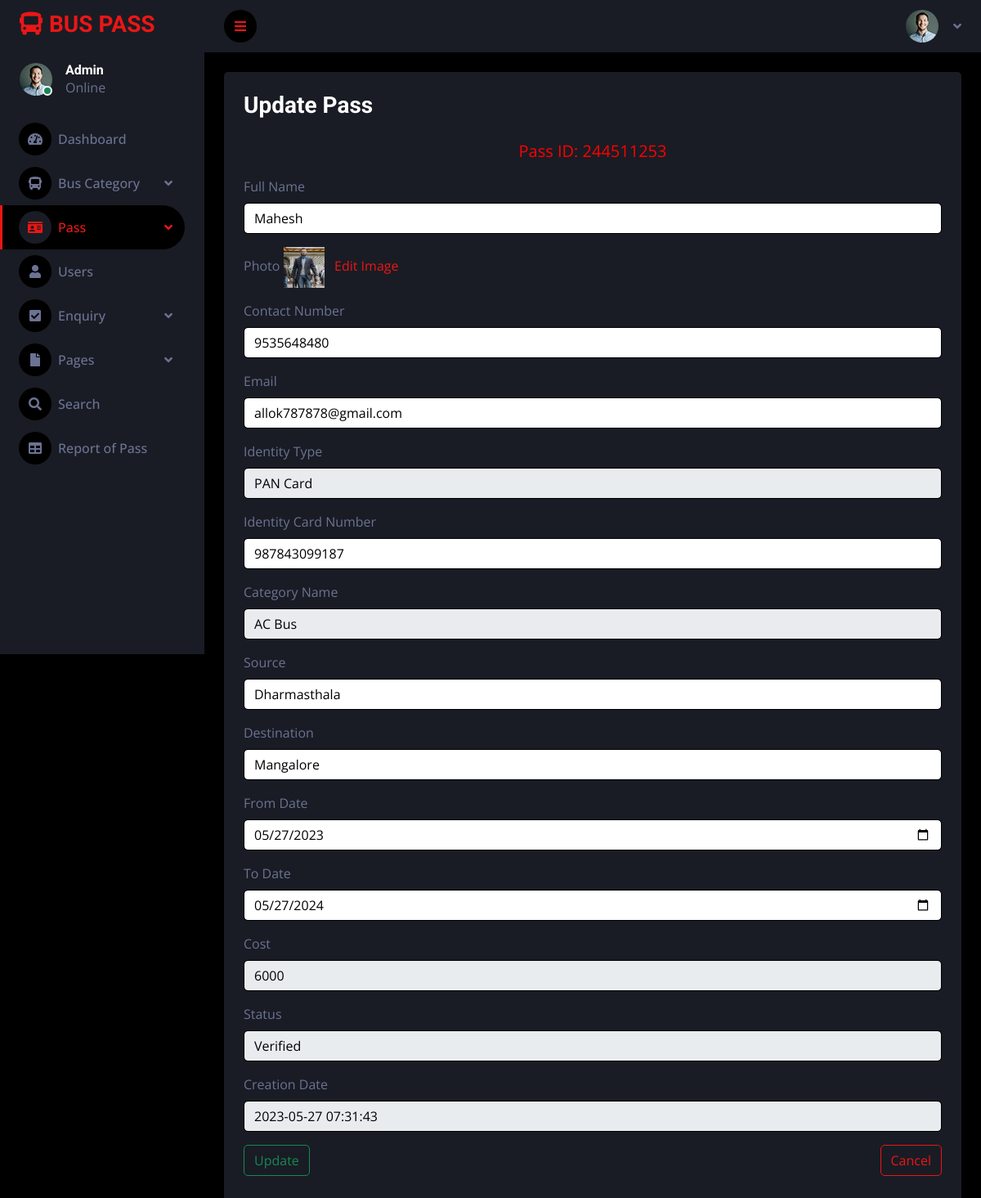
Page /admin/edit-pass-detail.php?editid=9 (signed in) on the committed database.
### tables this page shows
CREATE TABLE `tblpass` (
  `ID` int(10) NOT NULL,
  `PassNumber` varchar(200) DEFAULT NULL,
  `FullName` varchar(200) DEFAULT NULL,
  `ProfileImage` varchar(200) DEFAULT NULL,
  `ContactNumber` bigint(10) DEFAULT NULL,
  `Email` varchar(200) DEFAULT NULL,
  `IdentityType` varchar(200) DEFAULT NULL,
  `IdentityCardno` varchar(200) DEFAULT NULL,
  `Category` varchar(100) DEFAULT NULL,
  `Source` varchar(200) DEFAULT NULL,
  `Destination` varchar(200) DEFAULT NULL,
  `FromDate` varchar(200) DEFAULT NULL,
  `ToDate` varchar(200) DEFAULT NULL,
  `Cost` decimal(10,0) DEFAULT NULL,
  `Status` varchar(50) NOT NULL DEFAULT 'Pending',
  `Payment` varchar(100) NOT NULL DEFAULT 'Not Done',
  `PasscreationDate` timestamp NULL DEFAULT current_timestamp()
);

### admin/edit-pass-detail.php (the view, shortened to what this page needs)
<?php
include('includes/dbconnection.php');
if (strlen($_SESSION['bpmsaid']==0)) {
  header('location:logout.php');
  } else{
?>
<html>
<head>
    <link href="https://cdnjs.cloudflare.com/ajax/libs/font-awesome/5.10.0/css/all.min.css" rel="stylesheet">
    <link href="https://cdn.jsdelivr.net/npm/bootstrap-icons@1.4.1/font/bootstrap-icons.css" rel="stylesheet">
    <link href="lib/owlcarousel/assets/owl.carousel.min.css" rel="stylesheet">
    <link href="lib/tempusdominus/css/tempusdominus-bootstrap-4.min.css" rel="stylesheet" />
    <link href="css/bootstrap.min.css" rel="stylesheet">
    <link href="css/style.css" rel="stylesheet">
</head>
<body>
    <?php include('includes/sidebar2.php');?>
    <div class="content">
    <?php include_once('includes/header.php');?>
    <div class="container-fluid position-relative d-flex p-0">
        <div class="container-fluid pt-4 px-4">
        <div class="col-12">
        <div class="col-12">
                        <div class="bg-secondary rounded h-100 p-4">
                            <h3 class="mb-4">Update Pass</h3>
                            <form method="post">
                            <?php
$eid=$_GET['editid'];
$sql="SELECT * from  tblpass where ID=$eid";
$query = $dbh -> prepare($sql);
$query->execute();
$results=$query->fetchAll(PDO::FETCH_OBJ);
$cnt=1;
if($query->rowCount() > 0)
{
foreach($results as $row)
{               ?>
  <p colspan="6" style="font-size:20px;color:red;text-align: center;">Pass ID: <?php  echo ($row->PassNumber);?></p>
  <div class="mb-3"><label for="exampleInputfullname" class="form-label">Full Name</label>
  <input type="text" name="fullname" value="<?php  echo $row->FullName;?>" class="form-control" required='true'></div>
  <div class="mb-3"><label for="exampleInputphoto" class="form-label">Photo</label>
  <img src="images/<?php echo $row->ProfileImage;?>" width="50" height="50" value="<?php  echo $row->ProfileImage;?>">
  <a href="changeimage1.php?editid=<?php echo $row->ID;?>"> &nbsp; Edit Image</a> </div>
  <div class="mb-3"><label for="exampleInputcontact" class="form-label">Contact Number</label>
  <input type="text" name="cnumber" value="<?php  echo $row->ContactNumber;?>" class="form-control" required='true'></div>
  <div class="mb-3"><label for="exampleInputemail" class="form-label">Email</label>
  <input type="email" name="email" value="<?php  echo $row->Email;?>"  class="form-control" required='true'></div>
  <div class="mb-3"><label for="exampleInputIdentity" class="form-label">Identity Type</label>
  <select type="text" name="identitytype" value="" class="form-control" required='true'>
    <option value="<?php  echo $row->IdentityType;?>"><?php  echo $row->IdentityType;?></option>
  </select></div>
  <div class="mb-3"><label for="exampleInputIdentitynumber" class="form-label">Identity Card Number</label>
  <input type="text" name="icnum" value="<?php  echo $row->IdentityCardno;?>" class="form-control" required='true'></div>
  <div class="mb-3"><label for="exampleInputcategory" class="form-label">Category Name</label>
  <select type="text" name="category" value="" class="form-control" required='true'>
     <option value="<?php  echo $row->Category;?>"><?php  echo $row->Category;?></option>
   </select></div>
   <div class="mb-3"><label for="exampleInputsource" class="form-label">Source</label>
   <input type="text" name="source" value="<?php  echo $row->Source;?>" class="form-control" required='true'> </div>
   <div class="mb-3"><label for="exampleInputdest" class="form-label">Destination</label>
   <input type="text" name="destination" value="<?php  echo $row->Destination;?>" class="form-control" required='true'> </div>
   <div class="mb-3"><label for="exampleInputfdate" class="form-label">From Date</label>
   <input type="date" name="fromdate" value="<?php  echo $row->FromDate;?>" class="form-control" required='true'> </div>
   <div class="mb-3"><label for="exampleInputtdate" class="form-label">To Date</label>
   <input type="date" name="todate" value="<?php  echo $row->ToDate;?>" class="form-control" required='true'> </div>
   <div class="mb-3"><label for="exampleInputcost" class="form-label">Cost</label>
   <input type="text" name="cost" value="<?php  echo $row->Cost;?>" class="form-control" required='true' readonly="true"> </div>
   <div class="mb-3"><label for="exampleInputcost" class="form-label">Status</label>
   <select type="text" name="status" value="<?php  echo $row->Status;?>" class="form-control" required='true' readonly="true">
   <option value="Verified" readonly="true">Verified</option>
        </select></div>
   <div class="mb-3"><label for="exampleInputcreationdate" class="form-label">Creation Date</label>
   <input type="text" value="<?php  echo $row->PasscreationDate;?>" class="form-control" readonly='true'> </div>
   <?php $cnt=$cnt+1;}} ?>
   <p style="text-align:left;"><button type="submit"  class="btn btn-outline-success" name="submit" id="submit">Update</button>
   <a  style="float: right" class="btn btn-outline-primary" href="manage-pass.php" onclick="return confirm('Do you want to close ?');">Cancel</a></p>
   </form>
                          </div>
                        </div>
          </div>
          </div>
          </div>
</body>
</html>
<?php }  ?>

### admin/includes/sidebar2.php (shortened to what this page needs)
<?php
include('includes/dbconnection.php');
?>
<!DOCTYPE html>
<html lang="en">
<head>
    <link href="https://cdnjs.cloudflare.com/ajax/libs/font-awesome/5.10.0/css/all.min.css" rel="stylesheet">
    <link href="https://cdn.jsdelivr.net/npm/bootstrap-icons@1.4.1/font/bootstrap-icons.css" rel="stylesheet">
    <link href="lib/owlcarousel/assets/owl.carousel.min.css" rel="stylesheet">
    <link href="lib/tempusdominus/css/tempusdominus-bootstrap-4.min.css" rel="stylesheet" />
    <link href="css/bootstrap.min.css" rel="stylesheet">
    <link href="css/style.css" rel="stylesheet">
</head>
<body>
 <div class="sidebar pe-4 pb-3">
            <nav class="navbar bg-secondary navbar-dark">
                <a href="dashboard.php" class="navbar-brand mx-4 mb-3">
                    <h3 class="text-primary"><i class="fa fa-bus me-2"></i>BUS PASS</h3>
                </a>
                <div class="d-flex align-items-center ms-4 mb-4">
                    <div class="position-relative">
                        <img class="rounded-circle" src="img/user.jpg" alt="" style="width: 40px; height: 40px;">
                        <div class="bg-success rounded-circle border border-2 border-white position-absolute end-0 bottom-0 p-1"></div>
                    </div>
                    <?php
                            $aid = $_SESSION['bpmsaid'];
                            $sql = "SELECT AdminName FROM tbladmin WHERE ID=:aid";
                            $query = $dbh->prepare($sql);
                            $query->bindParam(':aid', $aid, PDO::PARAM_STR);
                            $query->execute();
                            $results = $query->fetchAll(PDO::FETCH_OBJ);
                            if ($query->rowCount() > 0) {
                                foreach ($results as $row) {
                            ?>
                    <div class="ms-3">
                        <h6 class="mb-0"><?php echo $row->AdminName; ?></h6>
                        <span>Online</span>
                    </div>
                    <?php $cnt = $cnt + 1;
                                }
                            } ?>
                </div>
                <div class="navbar-nav w-100">
                    <a href="dashboard.php" class="nav-item nav-link "><i class="fa fa-tachometer-alt me-2"></i>Dashboard</a>
                    <div class="nav-item dropdown">
                        <a href="#" class="nav-link dropdown-toggle" data-bs-toggle="dropdown"><i class="fa fa-bus me-2"></i>Bus Category</a>
                    </div>
                    <div class="nav-item dropdown">
                        <a href="#" class="nav-link dropdown-toggle active" data-bs-toggle="dropdown"><i class="fa fa-id-card me-2"></i>Pass</a>
                    </div>
                    <a href="manage-user.php" class="nav-item nav-link"><i class="fa fa-user me-2"></i>Users</a>
                    <div class="nav-item dropdown">
                        <a href="#" class="nav-link dropdown-toggle" data-bs-toggle="dropdown"><i class="fa fa-check-square me-2"></i>Enquiry</a>
                    </div>
                    <div class="nav-item dropdown">
                        <a href="#" class="nav-link dropdown-toggle" data-bs-toggle="dropdown"><i class="fa fa-file me-2"></i>Pages</a>
                    </div>
                    <a href="search-pass.php" class="nav-item nav-link"><i class="fa fa-search me-2"></i>Search</a>
                    <a href="pass-bwdates-report.php" class="nav-item nav-link"><i class="fa fa-table me-2"></i>Report of Pass</a>
                </div>
            </nav>
        </div>
</body>
</html>

### admin/css/style.css (style rules this page uses)
:root { --primary: #EB1616; --secondary: #191C24; --light: #6C7293; --dark: #000000; }
.btn { transition: .5s; }
.sidebar { position: fixed; top: 0; left: 0; bottom: 0; width: 250px; height: 100vh; overflow-y: auto; background: var(--secondary); transition: 0.5s; z-index: 999; }
.content { margin-left: 250px; min-height: 100vh; background: var(--dark); transition: 0.5s; }
@media (min-width: 992px) { .sidebar { margin-left: 0; } }
@media (min-width: 992px) { .content { width: calc(100% - 250px); } }
.sidebar .navbar .navbar-nav .nav-link { padding: 7px 20px; color: var(--light); font-weight: 500; border-left: 3px solid var(--secondary); border-radius: 0 30px 30px 0; outline: none; }
.sidebar .navbar .navbar-nav .nav-link:hover, .sidebar .navbar .navbar-nav .nav-link.active { color: var(--primary); background: var(--dark); border-color: var(--primary); }
.sidebar .navbar .navbar-nav .nav-link i { width: 40px; height: 40px; display: inline-flex; align-items: center; justify-content: center; background: var(--dark); border-radius: 40px; }
.sidebar .navbar .navbar-nav .nav-link:hover i, .sidebar .navbar .navbar-nav .nav-link.active i { background: var(--secondary); }
.sidebar .navbar .dropdown-toggle::after { position: absolute; top: 15px; right: 15px; border: none; content: "\f107"; font-family: "Font Awesome 5 Free"; font-weight: 900; transition: .5s; }

### rows in the picture
tblpass: PassNumber "244511253", fullname "Mahesh", ProfileImage (picture), cnumber "9535648480", email "allok787878@gmail.com", identitytype "PAN Card", icnum "987843099187", category "AC Bus", source "Dharmasthala", destination "Mangalore", fromdate "05/27/2023", todate "05/27/2024", cost "6000", status "Verified", PasscreationDate "2023-05-27 07:31:43"

### other values in the picture
$row->AdminName "Admin"
